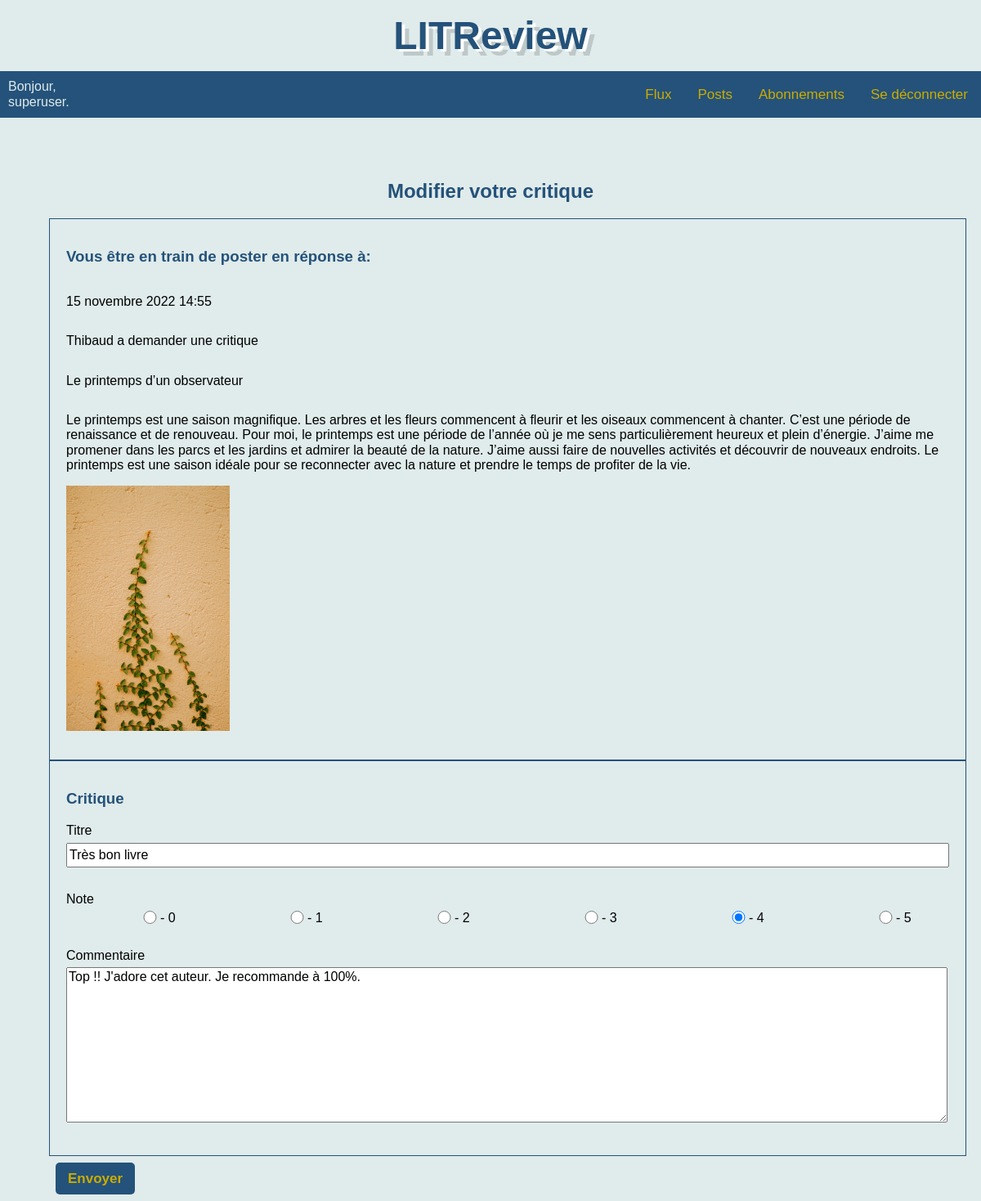
/reviews/edit/3/ (signed in), run on the app's committed database.
### authentication/models.py (models this page shows)
class User(AbstractUser):
    pass

### contributions/models.py (models this page shows, shortened)
class Ticket(models.Model):
    title = models.fields.CharField(max_length=128)
    description = models.fields.TextField(max_length=2048, blank=True)
    user = models.ForeignKey(to=settings.AUTH_USER_MODEL,
                             on_delete=models.CASCADE)
    image = models.ImageField(null=True, blank=True)
    time_created = models.DateTimeField(auto_now_add=True)

class Review(models.Model):
    ticket = models.ForeignKey(to=Ticket, on_delete=models.CASCADE)
    rating = models.fields.PositiveSmallIntegerField(
        validators=[MinValueValidator(0),
                    MaxValueValidator(5)]
    )
    user = models.ForeignKey(to=settings.AUTH_USER_MODEL,
                             on_delete=models.CASCADE)
    headline = models.fields.CharField(max_length=128)
    body = models.fields.TextField(max_length=8192, blank=True)
    time_created = models.DateTimeField(auto_now_add=True)

### contributions/views.py (the view)
@login_required
def edit_review(request, review_id):
    review = get_object_or_404(Review, id=review_id)
    form = ReviewForm(instance=review)
    ticket = get_object_or_404(Ticket, id=review.ticket.id)
    if request.method == 'POST':
        form = ReviewForm(request.POST, instance=review)
        if form.is_valid():
            form.save()
            return redirect('index')
    return render(request,
                  'contributions/review_from_ticket.html',
                  {'review_form': form,
                   'ticket': ticket,
                   'page_title': 'Modifier votre critique',
                   })

### contributions/forms.py
class ReviewForm(forms.ModelForm):
    rating = forms.IntegerField(widget=forms.RadioSelect(choices=(
        (0, "- 0"),
        (1, "- 1"),
        (2, "- 2"),
        (3, "- 3"),
        (4, "- 4"),
        (5, "- 5"))))
    class Meta:
        model = Review
        fields = ['headline', 'rating', 'body']

### contributions/templates/contributions/review_from_ticket.html (shortened to what this page needs)
{% extends 'base.html' %}
{% block content %}
    <div class="card__form">
        <h2>{{ page_title }}</h2>
        <form>
            <div class="form">
                <h3>Vous être en train de poster en réponse à:</h3>
                <div>
                    <p>{{ ticket.time_created }}</p>
                    <p>{{ ticket.user }} a demander une critique</p>
                    <p>{{ ticket.title }}</p>
                    <p>{{ ticket.description }}</p>
                    {% if ticket.image %}
                        <img src="{{ ticket.image.url }}" alt="{{ ticket.title }}" style="width: 200px;">
                    {% endif %}
                </div>
            </div>
        </form>
        <form method="post">
            <div class="form">
                <h3>Critique</h3>
                <div>
                    <label for="headline">Titre</label>
                    <div>
                       {{ review_form.headline }}
                    </div>
                </div>
                <div>
                    <label for="id_rating" class="form-label">Note</label>
                    <div class="row">
                        {% for rate in review_form.rating %}
                            <div class="col">
                                {{ rate }}
                            </div>
                        {% endfor %}
                    </div>
                </div>
                <div>
                    <label for="body">Commentaire</label>
                    <div>
                       {{ review_form.body }}
                    </div>
                </div>
            </div>
            <input class="button" type="submit" value="Envoyer">
        </form>
    </div>
{% endblock %}

### templates/base.html (shortened to what this page needs)
{% load static %}
<!DOCTYPE html>
<html lang="fr">
<head>
    <link rel="stylesheet" href="https://cdnjs.cloudflare.com/ajax/libs/normalize/8.0.1/normalize.min.css">
    <link rel="stylesheet" type="text/css" href="{% static 'css/style.css' %}">
</head>
<body>
    <header id="header">
        <h1>LITReview</h1>
        <nav class="nav">
            {% if user.is_authenticated %}
                <p class="nav__item">Bonjour, <br> {{ request.user }}.</p>
                <ul class="nav__item--right">
                    <li><a href="{% url 'index' %}">Flux</a></li>
                    <li><a href="{% url 'posts' %}">Posts</a></li>
                    <li><a href="{% url 'follows' %}">Abonnements</a></li>
                    <li><a href="{% url 'logout' %}">Se déconnecter</a></li>
                </ul>
            {% endif %}
        </nav>
    </header>
    <div class="body__content">
{% block content %}
{% endblock %}
    </div>
</body>
</html>

### static/css/style.css (style rules this page uses)
body { background-color: #e0ebeb; font-family: "Gill Sans", "Gill Sans MT", Calibri, "Trebuchet MS", sans-serif; }
.body__content { margin-top: 200px; }
h1 { color: #24527a; text-align: center; }
.button { background-color: #24527a; border: 0; color: #ccac00; font-size: 17px; font-weight: 800; font-style: normal; text-decoration: none; padding: 10px 15px; border-radius: 5px; display: inline-block; margin: 0.5rem; }
.form { align-items: center; display: flex; flex-direction: column; justify-content: center; }
.form > h3 { color: #24527a; margin-top: 15px; margin-bottom: 5px; }
.nav { align-items: center; display: flex; justify-content: center; overflow: hidden; background-color: #24527a; }
.nav__item { margin: 10px; margin-right: 0.25rem; color: #e0ebeb; }
.nav__item--right { align-items: center; display: flex; flex-direction: row; list-style-type: none; margin: 0; margin-left: auto; margin-right: 0; }
.nav__item--right a { float: left; color: #ccac00; text-align: center; padding: 14px 16px; text-decoration: none; font-size: 17px; }
#header { overflow: hidden; position: fixed; top: 0; width: 100%; background-color: #e0ebeb; }
#header > h1 { font-size: 3em; display: flex; justify-content: center; margin: 1rem auto; color: #24527a; text-shadow: 4px 3px 0px #fff, 9px 8px 0px rgba(0, 0, 0, 0.15); }
.card__form { align-items: center; display: flex; flex-direction: column; justify-content: flex-start; width: 90%; margin: auto; }
.card__form .form { width: 100%; border: 1px solid #24527a; align-items: flex-start; padding: 20px; }
.card__form .form p { display: flex; flex-direction: column; margin: 15px 0; width: 100%; }
.card__form > h2 { color: #24527a; }
.card__form > form { width: 100%; }
.card__form > form .form { border: 1px solid #24527a; align-items: flex-start; padding: 20px; }
.card__form > form .form > h3 { justify-content: flex-start; }
.card__form > form .form > div { display: flex; flex-direction: column; margin: 15px 0; width: 100%; }
.card__form > form .form > div > label { margin-bottom: 5px; }
.card__form > form .form > div > div input { width: calc(100% - 8px); height: 1.5em; }
.card__form > form .form > div > div textarea { width: calc(100% - 8px); }
.card__form > form .form > div .row { display: flex; flex-direction: row; justify-content: space-around; }
.card__form > form .form > div .col { height: 1em; position: relative; }
.card__form > form .form > div .col > label { position: absolute; top: 50%; transform: translateY(-50%); display: flex; flex-direction: row; height: 1em; width: 50px; }
.card__form > form .form > div .col > label > input { height: 1em; width: 25px; }

### data on the page
User: user "superuser"
Ticket: time_created "15 novembre 2022 14:55", user "Thibaud", title "Le printemps d’un observateur", description "Le printemps est une saison magnifique. Les arbres et les fleurs commencent à fleurir et les oiseaux commencent à chanter. C’est une période de renaissance et de renouveau. Pour moi, le printemps est une période de l’année où je me sens particulièrement heureux et plein d’énergie. J’aime me promener dans les parcs et les jardins et admirer la beauté de la nature. J’aime aussi faire de nouvelles activités et découvrir de nouveaux endroits. Le printemps est une saison idéale pour se reconnecter avec la nature et prendre le temps de profiter de la vie.", image (picture)
Review: headline "Très bon livre", body "Top !! J'adore cet auteur. Je recommande à 100%."

### other printed values
{{ page_title }} "Modifier votre critique"
